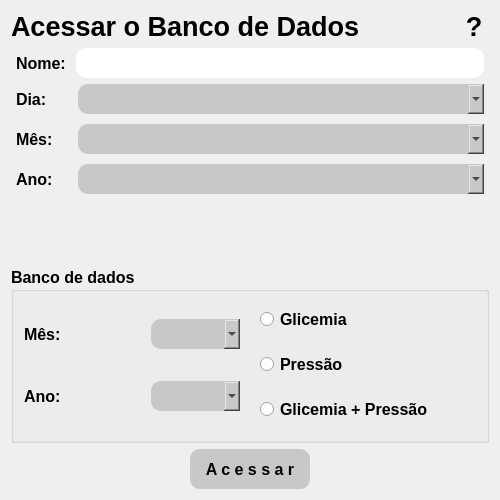
<?xml version="1.0" encoding="UTF-8"?>
<ui version="4.0">
 <class>Form</class>
 <widget class="QWidget" name="Form">
  <property name="geometry">
   <rect>
    <x>0</x>
    <y>0</y>
    <width>500</width>
    <height>500</height>
   </rect>
  </property>
  <property name="minimumSize">
   <size>
    <width>500</width>
    <height>500</height>
   </size>
  </property>
  <property name="maximumSize">
   <size>
    <width>500</width>
    <height>500</height>
   </size>
  </property>
  <property name="windowTitle">
   <string>Form</string>
  </property>
  <property name="styleSheet">
   <string notr="true">QPushButton#acessar{
background-color: rgb(200, 200, 200);
border-radius: 10px
}
QPushButton#acessar:hover{
background-color: rgba(145, 207, 230, 200)
}
QPushButton#acessar:pressed{
background-color: rgba(150, 150, 150, 255);
padding-top: 2px;
}

QLineEdit#linha_nome{
border-radius: 10px;
}
QLineEdit#linha_nome:hover{
background-color: rgba(147, 207, 230, 100)
}

QComboBox#combo_dia, #combo_mes, #combo_ano, #combo_mes_bd, #combo_ano_bd{
background-color: rgb(200, 200, 200);
border-radius: 10px
}
QComboBox#combo_dia:hover, #combo_mes:hover, #combo_ano:hover, #combo_mes_bd:hover, #combo_ano_bd:hover{
background-color: rgba(147, 207, 230, 200)
}</string>
  </property>
  <layout class="QVBoxLayout" name="verticalLayout_2">
   <item>
    <layout class="QHBoxLayout" name="horizontalLayout_3">
     <item>
      <widget class="QLabel" name="label_7">
       <property name="font">
        <font>
         <pointsize>20</pointsize>
         <weight>75</weight>
         <bold>true</bold>
        </font>
       </property>
       <property name="text">
        <string>Acessar o Banco de Dados</string>
       </property>
      </widget>
     </item>
     <item>
      <widget class="QPushButton" name="ajuda">
       <property name="minimumSize">
        <size>
         <width>30</width>
         <height>30</height>
        </size>
       </property>
       <property name="maximumSize">
        <size>
         <width>30</width>
         <height>30</height>
        </size>
       </property>
       <property name="font">
        <font>
         <pointsize>20</pointsize>
         <weight>75</weight>
         <bold>true</bold>
        </font>
       </property>
       <property name="cursor">
        <cursorShape>PointingHandCursor</cursorShape>
       </property>
       <property name="styleSheet">
        <string notr="true">QPushButton#ajuda{
background-color: rgba(0, 0, 0, 0);
border-radius: 10px
}
QPushButton#ajuda:hover{
background-color: rgba(145, 207, 230, 200)
}
QPushButton#ajuda:pressed{
padding-top: 2px
}
</string>
       </property>
       <property name="text">
        <string>?</string>
       </property>
      </widget>
     </item>
    </layout>
   </item>
   <item>
    <layout class="QHBoxLayout" name="horizontalLayout">
     <property name="spacing">
      <number>10</number>
     </property>
     <property name="leftMargin">
      <number>5</number>
     </property>
     <property name="rightMargin">
      <number>5</number>
     </property>
     <item>
      <widget class="QLabel" name="label">
       <property name="font">
        <font>
         <pointsize>12</pointsize>
         <weight>75</weight>
         <bold>true</bold>
        </font>
       </property>
       <property name="text">
        <string>Nome:</string>
       </property>
      </widget>
     </item>
     <item>
      <widget class="QLineEdit" name="linha_nome">
       <property name="minimumSize">
        <size>
         <width>100</width>
         <height>30</height>
        </size>
       </property>
       <property name="font">
        <font>
         <pointsize>12</pointsize>
        </font>
       </property>
       <property name="styleSheet">
        <string notr="true"/>
       </property>
      </widget>
     </item>
    </layout>
   </item>
   <item>
    <layout class="QFormLayout" name="formLayout">
     <property name="horizontalSpacing">
      <number>25</number>
     </property>
     <property name="verticalSpacing">
      <number>10</number>
     </property>
     <property name="leftMargin">
      <number>5</number>
     </property>
     <property name="rightMargin">
      <number>5</number>
     </property>
     <item row="0" column="0">
      <widget class="QLabel" name="label_2">
       <property name="font">
        <font>
         <pointsize>12</pointsize>
         <weight>75</weight>
         <bold>true</bold>
        </font>
       </property>
       <property name="text">
        <string>Dia:</string>
       </property>
      </widget>
     </item>
     <item row="0" column="1">
      <widget class="QComboBox" name="combo_dia">
       <property name="minimumSize">
        <size>
         <width>0</width>
         <height>30</height>
        </size>
       </property>
       <property name="font">
        <font>
         <pointsize>12</pointsize>
        </font>
       </property>
      </widget>
     </item>
     <item row="1" column="0">
      <widget class="QLabel" name="label_3">
       <property name="font">
        <font>
         <pointsize>12</pointsize>
         <weight>75</weight>
         <bold>true</bold>
        </font>
       </property>
       <property name="text">
        <string>Mês:</string>
       </property>
      </widget>
     </item>
     <item row="1" column="1">
      <widget class="QComboBox" name="combo_mes">
       <property name="minimumSize">
        <size>
         <width>0</width>
         <height>30</height>
        </size>
       </property>
       <property name="font">
        <font>
         <pointsize>12</pointsize>
        </font>
       </property>
      </widget>
     </item>
     <item row="2" column="0">
      <widget class="QLabel" name="label_4">
       <property name="font">
        <font>
         <family>MS Shell Dlg 2</family>
         <pointsize>12</pointsize>
         <weight>75</weight>
         <bold>true</bold>
        </font>
       </property>
       <property name="text">
        <string>Ano:</string>
       </property>
      </widget>
     </item>
     <item row="2" column="1">
      <widget class="QComboBox" name="combo_ano">
       <property name="minimumSize">
        <size>
         <width>0</width>
         <height>30</height>
        </size>
       </property>
       <property name="font">
        <font>
         <pointsize>12</pointsize>
        </font>
       </property>
      </widget>
     </item>
    </layout>
   </item>
   <item>
    <widget class="QGroupBox" name="groupBox">
     <property name="font">
      <font>
       <pointsize>12</pointsize>
       <weight>75</weight>
       <bold>true</bold>
      </font>
     </property>
     <property name="title">
      <string>Banco de dados</string>
     </property>
     <property name="flat">
      <bool>false</bool>
     </property>
     <property name="checkable">
      <bool>false</bool>
     </property>
     <layout class="QHBoxLayout" name="horizontalLayout_2">
      <property name="spacing">
       <number>10</number>
      </property>
      <property name="leftMargin">
       <number>5</number>
      </property>
      <property name="topMargin">
       <number>5</number>
      </property>
      <property name="rightMargin">
       <number>5</number>
      </property>
      <property name="bottomMargin">
       <number>5</number>
      </property>
      <item>
       <layout class="QGridLayout" name="gridLayout">
        <property name="leftMargin">
         <number>5</number>
        </property>
        <property name="rightMargin">
         <number>5</number>
        </property>
        <property name="bottomMargin">
         <number>0</number>
        </property>
        <property name="horizontalSpacing">
         <number>37</number>
        </property>
        <property name="verticalSpacing">
         <number>10</number>
        </property>
        <item row="1" column="0">
         <widget class="QLabel" name="label_5">
          <property name="font">
           <font>
            <pointsize>12</pointsize>
            <weight>75</weight>
            <bold>true</bold>
           </font>
          </property>
          <property name="text">
           <string>Mês:</string>
          </property>
         </widget>
        </item>
        <item row="2" column="0">
         <widget class="QLabel" name="label_6">
          <property name="font">
           <font>
            <pointsize>12</pointsize>
            <weight>75</weight>
            <bold>true</bold>
           </font>
          </property>
          <property name="text">
           <string>Ano:</string>
          </property>
         </widget>
        </item>
        <item row="1" column="1">
         <widget class="QComboBox" name="combo_mes_bd">
          <property name="minimumSize">
           <size>
            <width>80</width>
            <height>30</height>
           </size>
          </property>
          <property name="font">
           <font>
            <pointsize>12</pointsize>
           </font>
          </property>
         </widget>
        </item>
        <item row="2" column="1">
         <widget class="QComboBox" name="combo_ano_bd">
          <property name="minimumSize">
           <size>
            <width>80</width>
            <height>30</height>
           </size>
          </property>
          <property name="maximumSize">
           <size>
            <width>16777215</width>
            <height>16777215</height>
           </size>
          </property>
          <property name="font">
           <font>
            <pointsize>12</pointsize>
           </font>
          </property>
         </widget>
        </item>
       </layout>
      </item>
      <item>
       <layout class="QVBoxLayout" name="verticalLayout">
        <property name="spacing">
         <number>10</number>
        </property>
        <property name="leftMargin">
         <number>5</number>
        </property>
        <property name="rightMargin">
         <number>0</number>
        </property>
        <item>
         <widget class="QRadioButton" name="glicemia">
          <property name="font">
           <font>
            <pointsize>12</pointsize>
            <weight>75</weight>
            <bold>true</bold>
           </font>
          </property>
          <property name="text">
           <string>Glicemia</string>
          </property>
         </widget>
        </item>
        <item>
         <widget class="QRadioButton" name="pressao">
          <property name="font">
           <font>
            <pointsize>12</pointsize>
            <weight>75</weight>
            <bold>true</bold>
           </font>
          </property>
          <property name="text">
           <string>Pressão</string>
          </property>
         </widget>
        </item>
        <item>
         <widget class="QRadioButton" name="glicemia_pressao">
          <property name="font">
           <font>
            <pointsize>12</pointsize>
            <weight>75</weight>
            <bold>true</bold>
           </font>
          </property>
          <property name="text">
           <string>Glicemia + Pressão</string>
          </property>
         </widget>
        </item>
       </layout>
      </item>
     </layout>
    </widget>
   </item>
   <item alignment="Qt::AlignHCenter">
    <widget class="QPushButton" name="acessar">
     <property name="minimumSize">
      <size>
       <width>120</width>
       <height>40</height>
      </size>
     </property>
     <property name="maximumSize">
      <size>
       <width>120</width>
       <height>40</height>
      </size>
     </property>
     <property name="font">
      <font>
       <pointsize>12</pointsize>
       <weight>75</weight>
       <bold>true</bold>
      </font>
     </property>
     <property name="cursor">
      <cursorShape>PointingHandCursor</cursorShape>
     </property>
     <property name="text">
      <string>A c e s s a r</string>
     </property>
    </widget>
   </item>
  </layout>
 </widget>
 <resources/>
 <connections/>
</ui>
